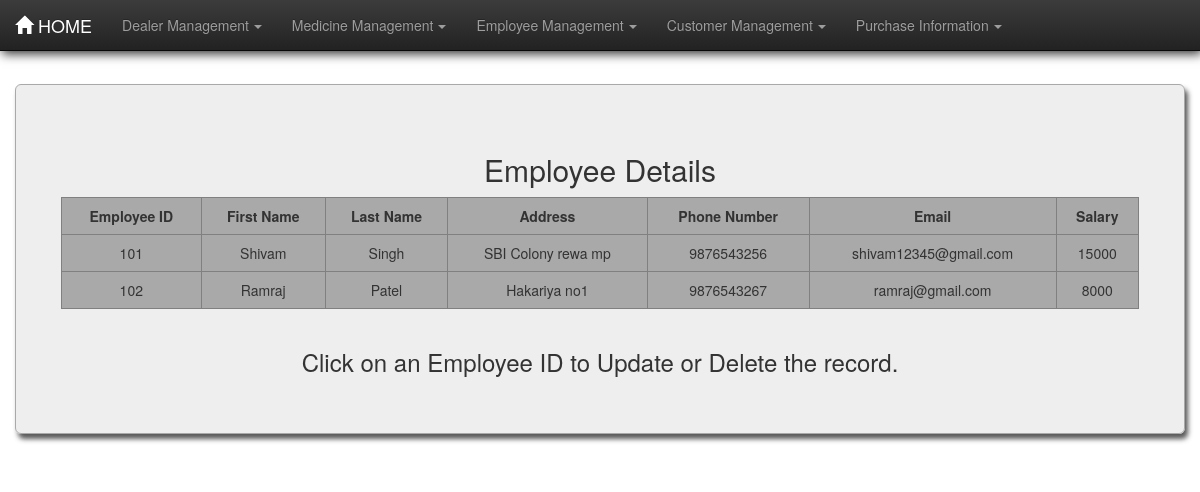
Screenshot of /pharma/emptable/ with the database file from the repository.
### pharma/models.py (models this page shows, shortened)
class Employee(models.Model):
    e_id = models.IntegerField(unique=True)
    fname = models.CharField(max_length=30)
    lname = models.CharField(max_length=30)
    address = models.CharField(max_length=100)
    email = models.CharField(max_length=50)
    sal = models.CharField(max_length=20)
    phn_no = models.BigIntegerField(unique=True)

### pharma/views.py (the view)
# urls.py: path('emptable/', views.emptable, name='emptable'),
def emptable(request):
    emp = Employee.objects.all()
    dict = {"emp": emp}
    return render(request, 'pharma/emptable.html', dict)

### pharma/templates/pharma/emptable.html (shortened to what this page needs)
{% load static %}
<!DOCTYPE html>
<html lang="en">
<head>
    <link rel="stylesheet" href="{% static 'pharma/css/bootstrap.min.css' %}">
    <link rel="stylesheet" href="{% static 'pharma/css/bootstrap-theme.min.css' %}">
    <link rel="stylesheet" href="{% static 'pharma/css/style.css' %}">
</head>
<body>
<nav class="navbar navbar-inverse navbar-fixed-top">
    <div class="container-fluid">
        <div class="navbar-header">
            <a href="/pharma/" class="navbar-brand"><span
                    class="glyphicon glyphicon glyphicon-home"></span>&nbsp;HOME</a>
        </div>
        <div class="collapse navbar-collapse" id="thisnav">
            <ul class="nav navbar-nav">
                <li class="dropdown"><a href="#" class="dropdown-toggle" data-toggle="dropdown">Dealer Management<b
                        class="caret"></b></a>
                </li>
                <li class="dropdown"><a href="#" class="dropdown-toggle" data-toggle="dropdown">Medicine Management<b
                        class="caret"></b></a>
                </li>
                <li class="dropdown"><a href="#" class="dropdown-toggle" data-toggle="dropdown">Employee Management<b
                        class="caret"></b></a>
                </li>
                <li class="dropdown"><a href="#" class="dropdown-toggle" data-toggle="dropdown">Customer Management<b
                        class="caret"></b></a>
                </li>
                <li class="dropdown"><a href="#" class="dropdown-toggle" data-toggle="dropdown">Purchase Information<b
                        class="caret"></b></a>
                </li>
            </ul>
        </div>
    </div>
</nav>
<div class="container-fluid martop7">
    <div class="jumbotron jumcust">
        <h2>Employee Details</h2>
        <div class="row">
            <div class="col-md-1">
            </div>
            <table border="1" class="table table-responsive table-hover col-md-10">
                <tr>
                    <th>Employee ID</th>
                    <th>First Name</th>
                    <th>Last Name</th>
                    <th>Address</th>
                    <th>Phone Number</th>
                    <th>Email</th>
                    <th>Salary</th>
                </tr>
                {% for foo in emp %}
                    <tr>
                        <td class="idlink"><a href="/pharma/empformview{{ foo.id }}/">{{ foo.e_id }}</a></td>
                        <td>{{ foo.fname }}</td>
                        <td>{{ foo.lname }}</td>
                        <td>{{ foo.address }}</td>
                        <td>{{ foo.phn_no }}</td>
                        <td>{{ foo.email }}</td>
                        <td>{{ foo.sal }}</td>
                    </tr>
                {% endfor %}
            </table>
        </div>
        <footer><h3>Click on an Employee ID to Update or Delete the record.</h3></footer>
    </div>
</div>
</body>
</html>

### pharma/static/pharma/css/style.css (style rules this page uses)
body { background-image: url("images/backgrd.jpg"); background-size: cover ; background-attachment: fixed; min-height: 100vh; }
.caret { margin-left: 5px; }
table { text-align: center; border-collapse: collapse; background-color: darkgray; }
th { text-align: center; }
.martop7 { margin-top: 7%; }
.jumcust { box-shadow: 3px 5px 5px rgba(47, 47, 47, 0.8); border: 1px solid darkgrey; border-radius: 0px; text-align: center; background-color: rgba(238, 238, 238, 0.95); }
.table>tbody>tr>td, .table>tbody>tr>th { border-top: none; }
a:link { text-decoration: none; color: #333; }
.navbar { box-shadow: 2px 3px 10px rgba(0, 0, 0, 0.8); }

### rows the page displays
Employee: e_id "101", fname "Shivam", lname "Singh", address "SBI Colony rewa mp", phn_no "9876543256", email "shivam12345@gmail.com", sal "15000"
Employee: e_id "102", fname "Ramraj", lname "Patel", address "Hakariya no1", phn_no "9876543267", email "ramraj@gmail.com", sal "8000"
